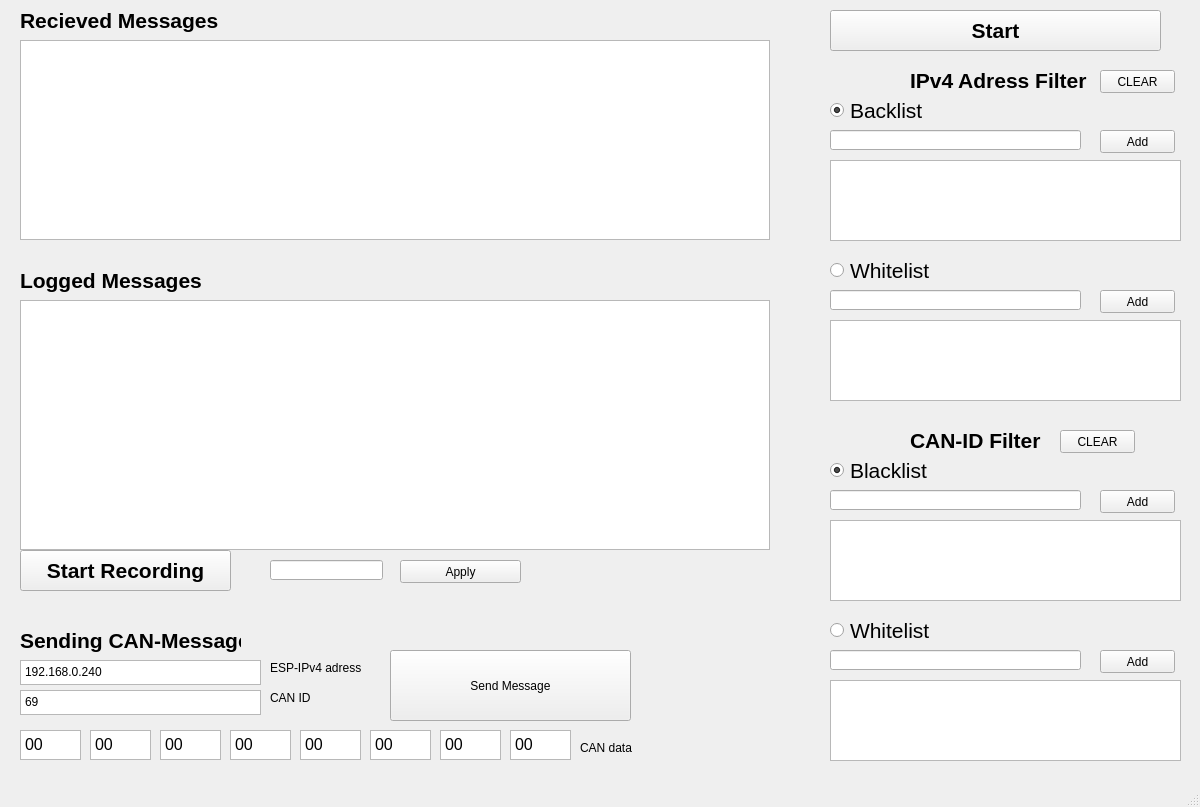
<?xml version="1.0" encoding="UTF-8"?>
<ui version="4.0">
 <class>MainWindow</class>
 <widget class="QMainWindow" name="MainWindow">
  <property name="geometry">
   <rect>
    <x>0</x>
    <y>0</y>
    <width>1200</width>
    <height>807</height>
   </rect>
  </property>
  <property name="windowTitle">
   <string>MainWindow</string>
  </property>
  <widget class="QWidget" name="centralwidget">
   <widget class="QPushButton" name="pushButton_add_IPv4_blacklist">
    <property name="geometry">
     <rect>
      <x>1100</x>
      <y>130</y>
      <width>75</width>
      <height>23</height>
     </rect>
    </property>
    <property name="text">
     <string>Add</string>
    </property>
   </widget>
   <widget class="QLineEdit" name="lineEdit_add_IPv4_blacklist">
    <property name="geometry">
     <rect>
      <x>830</x>
      <y>130</y>
      <width>251</width>
      <height>20</height>
     </rect>
    </property>
   </widget>
   <widget class="QRadioButton" name="radioButton_enable_IPv4_blacklist">
    <property name="enabled">
     <bool>true</bool>
    </property>
    <property name="geometry">
     <rect>
      <x>830</x>
      <y>90</y>
      <width>201</width>
      <height>41</height>
     </rect>
    </property>
    <property name="font">
     <font>
      <pointsize>16</pointsize>
     </font>
    </property>
    <property name="text">
     <string>Backlist</string>
    </property>
    <property name="checked">
     <bool>true</bool>
    </property>
    <attribute name="buttonGroup">
     <string notr="true">buttonGroup_IPv4</string>
    </attribute>
   </widget>
   <widget class="QRadioButton" name="radioButton_enable_IPv4_whitelist">
    <property name="enabled">
     <bool>true</bool>
    </property>
    <property name="geometry">
     <rect>
      <x>830</x>
      <y>250</y>
      <width>201</width>
      <height>41</height>
     </rect>
    </property>
    <property name="font">
     <font>
      <pointsize>16</pointsize>
     </font>
    </property>
    <property name="text">
     <string>Whitelist</string>
    </property>
    <attribute name="buttonGroup">
     <string notr="true">buttonGroup_IPv4</string>
    </attribute>
   </widget>
   <widget class="QPushButton" name="pushButton_add_IPv4_whitelist">
    <property name="geometry">
     <rect>
      <x>1100</x>
      <y>290</y>
      <width>75</width>
      <height>23</height>
     </rect>
    </property>
    <property name="text">
     <string>Add</string>
    </property>
   </widget>
   <widget class="QLineEdit" name="lineEdit_add_IPv4_whitelist">
    <property name="geometry">
     <rect>
      <x>830</x>
      <y>290</y>
      <width>251</width>
      <height>20</height>
     </rect>
    </property>
   </widget>
   <widget class="QLabel" name="label">
    <property name="geometry">
     <rect>
      <x>910</x>
      <y>60</y>
      <width>201</width>
      <height>41</height>
     </rect>
    </property>
    <property name="font">
     <font>
      <pointsize>16</pointsize>
      <weight>75</weight>
      <bold>true</bold>
     </font>
    </property>
    <property name="text">
     <string>IPv4 Adress Filter</string>
    </property>
   </widget>
   <widget class="QRadioButton" name="radioButton_3">
    <property name="geometry">
     <rect>
      <x>830</x>
      <y>450</y>
      <width>201</width>
      <height>41</height>
     </rect>
    </property>
    <property name="font">
     <font>
      <pointsize>16</pointsize>
     </font>
    </property>
    <property name="text">
     <string>Blacklist</string>
    </property>
    <property name="checked">
     <bool>true</bool>
    </property>
    <attribute name="buttonGroup">
     <string notr="true">buttonGroup_canID</string>
    </attribute>
   </widget>
   <widget class="QPushButton" name="pushButton_3">
    <property name="geometry">
     <rect>
      <x>1100</x>
      <y>490</y>
      <width>75</width>
      <height>23</height>
     </rect>
    </property>
    <property name="text">
     <string>Add</string>
    </property>
   </widget>
   <widget class="QLineEdit" name="lineEdit_3">
    <property name="geometry">
     <rect>
      <x>830</x>
      <y>650</y>
      <width>251</width>
      <height>20</height>
     </rect>
    </property>
   </widget>
   <widget class="QLineEdit" name="lineEdit_4">
    <property name="geometry">
     <rect>
      <x>830</x>
      <y>490</y>
      <width>251</width>
      <height>20</height>
     </rect>
    </property>
   </widget>
   <widget class="QRadioButton" name="radioButton_4">
    <property name="enabled">
     <bool>true</bool>
    </property>
    <property name="geometry">
     <rect>
      <x>830</x>
      <y>610</y>
      <width>201</width>
      <height>41</height>
     </rect>
    </property>
    <property name="font">
     <font>
      <pointsize>16</pointsize>
     </font>
    </property>
    <property name="text">
     <string>Whitelist</string>
    </property>
    <property name="checked">
     <bool>false</bool>
    </property>
    <attribute name="buttonGroup">
     <string notr="true">buttonGroup_canID</string>
    </attribute>
   </widget>
   <widget class="QLabel" name="label_2">
    <property name="geometry">
     <rect>
      <x>910</x>
      <y>420</y>
      <width>201</width>
      <height>41</height>
     </rect>
    </property>
    <property name="font">
     <font>
      <pointsize>16</pointsize>
      <weight>75</weight>
      <bold>true</bold>
     </font>
    </property>
    <property name="text">
     <string>CAN-ID Filter</string>
    </property>
   </widget>
   <widget class="QPushButton" name="pushButton_4">
    <property name="geometry">
     <rect>
      <x>1100</x>
      <y>650</y>
      <width>75</width>
      <height>23</height>
     </rect>
    </property>
    <property name="text">
     <string>Add</string>
    </property>
   </widget>
   <widget class="QLabel" name="label_3">
    <property name="geometry">
     <rect>
      <x>20</x>
      <y>0</y>
      <width>201</width>
      <height>41</height>
     </rect>
    </property>
    <property name="font">
     <font>
      <pointsize>16</pointsize>
      <weight>75</weight>
      <bold>true</bold>
     </font>
    </property>
    <property name="text">
     <string>Recieved Messages</string>
    </property>
   </widget>
   <widget class="QLabel" name="label_4">
    <property name="geometry">
     <rect>
      <x>20</x>
      <y>260</y>
      <width>221</width>
      <height>41</height>
     </rect>
    </property>
    <property name="font">
     <font>
      <pointsize>16</pointsize>
      <weight>75</weight>
      <bold>true</bold>
     </font>
    </property>
    <property name="text">
     <string>Logged Messages</string>
    </property>
   </widget>
   <widget class="QPushButton" name="pushButton_start_stop">
    <property name="geometry">
     <rect>
      <x>830</x>
      <y>10</y>
      <width>331</width>
      <height>41</height>
     </rect>
    </property>
    <property name="font">
     <font>
      <pointsize>16</pointsize>
      <weight>75</weight>
      <bold>true</bold>
     </font>
    </property>
    <property name="text">
     <string>Start</string>
    </property>
   </widget>
   <widget class="QPushButton" name="pushButton_start_recording">
    <property name="geometry">
     <rect>
      <x>20</x>
      <y>550</y>
      <width>211</width>
      <height>41</height>
     </rect>
    </property>
    <property name="font">
     <font>
      <pointsize>16</pointsize>
      <weight>75</weight>
      <bold>true</bold>
     </font>
    </property>
    <property name="text">
     <string>Start Recording</string>
    </property>
   </widget>
   <widget class="QLineEdit" name="lineEdit_max_log_msg">
    <property name="geometry">
     <rect>
      <x>270</x>
      <y>560</y>
      <width>113</width>
      <height>20</height>
     </rect>
    </property>
    <property name="text">
     <string/>
    </property>
   </widget>
   <widget class="QPushButton" name="pushButton_update_max_log_msg">
    <property name="geometry">
     <rect>
      <x>400</x>
      <y>560</y>
      <width>121</width>
      <height>23</height>
     </rect>
    </property>
    <property name="text">
     <string>Apply</string>
    </property>
   </widget>
   <widget class="QTextBrowser" name="textBrowser_rec_msg">
    <property name="geometry">
     <rect>
      <x>20</x>
      <y>40</y>
      <width>750</width>
      <height>200</height>
     </rect>
    </property>
   </widget>
   <widget class="QTextBrowser" name="textBrowser_log_msg">
    <property name="geometry">
     <rect>
      <x>20</x>
      <y>300</y>
      <width>750</width>
      <height>250</height>
     </rect>
    </property>
   </widget>
   <widget class="QTextBrowser" name="textBrowser_IPv4_blacklist">
    <property name="geometry">
     <rect>
      <x>830</x>
      <y>160</y>
      <width>351</width>
      <height>81</height>
     </rect>
    </property>
   </widget>
   <widget class="QTextBrowser" name="textBrowser_IPv4_whitelist">
    <property name="geometry">
     <rect>
      <x>830</x>
      <y>320</y>
      <width>351</width>
      <height>81</height>
     </rect>
    </property>
   </widget>
   <widget class="QTextBrowser" name="textBrowser_canID_blacklist">
    <property name="geometry">
     <rect>
      <x>830</x>
      <y>520</y>
      <width>351</width>
      <height>81</height>
     </rect>
    </property>
   </widget>
   <widget class="QTextBrowser" name="textBrowser_canID_whitelist">
    <property name="geometry">
     <rect>
      <x>830</x>
      <y>680</y>
      <width>351</width>
      <height>81</height>
     </rect>
    </property>
   </widget>
   <widget class="QLabel" name="label_5">
    <property name="geometry">
     <rect>
      <x>20</x>
      <y>620</y>
      <width>221</width>
      <height>41</height>
     </rect>
    </property>
    <property name="font">
     <font>
      <pointsize>16</pointsize>
      <weight>75</weight>
      <bold>true</bold>
     </font>
    </property>
    <property name="text">
     <string>Sending CAN-Message</string>
    </property>
   </widget>
   <widget class="QPlainTextEdit" name="plainTextEdit">
    <property name="geometry">
     <rect>
      <x>20</x>
      <y>660</y>
      <width>241</width>
      <height>25</height>
     </rect>
    </property>
    <property name="toolTip">
     <string extracomment="Bsp.&quot;192.168.0.240&quot;"/>
    </property>
    <property name="plainText">
     <string>192.168.0.240</string>
    </property>
   </widget>
   <widget class="QPlainTextEdit" name="plainTextEdit_2">
    <property name="geometry">
     <rect>
      <x>20</x>
      <y>690</y>
      <width>241</width>
      <height>25</height>
     </rect>
    </property>
    <property name="plainText">
     <string>69</string>
    </property>
   </widget>
   <widget class="QPlainTextEdit" name="plainTextEdit_3">
    <property name="geometry">
     <rect>
      <x>20</x>
      <y>730</y>
      <width>61</width>
      <height>30</height>
     </rect>
    </property>
    <property name="font">
     <font>
      <pointsize>12</pointsize>
     </font>
    </property>
    <property name="plainText">
     <string>00</string>
    </property>
   </widget>
   <widget class="QLabel" name="label_6">
    <property name="geometry">
     <rect>
      <x>270</x>
      <y>660</y>
      <width>91</width>
      <height>16</height>
     </rect>
    </property>
    <property name="text">
     <string>ESP-IPv4 adress</string>
    </property>
   </widget>
   <widget class="QLabel" name="label_7">
    <property name="geometry">
     <rect>
      <x>270</x>
      <y>690</y>
      <width>91</width>
      <height>16</height>
     </rect>
    </property>
    <property name="text">
     <string>CAN ID</string>
    </property>
   </widget>
   <widget class="QLabel" name="label_8">
    <property name="geometry">
     <rect>
      <x>580</x>
      <y>740</y>
      <width>91</width>
      <height>16</height>
     </rect>
    </property>
    <property name="text">
     <string>CAN data</string>
    </property>
   </widget>
   <widget class="QPlainTextEdit" name="plainTextEdit_4">
    <property name="geometry">
     <rect>
      <x>90</x>
      <y>730</y>
      <width>61</width>
      <height>30</height>
     </rect>
    </property>
    <property name="font">
     <font>
      <pointsize>12</pointsize>
     </font>
    </property>
    <property name="plainText">
     <string>00</string>
    </property>
   </widget>
   <widget class="QPlainTextEdit" name="plainTextEdit_5">
    <property name="geometry">
     <rect>
      <x>160</x>
      <y>730</y>
      <width>61</width>
      <height>30</height>
     </rect>
    </property>
    <property name="font">
     <font>
      <pointsize>12</pointsize>
     </font>
    </property>
    <property name="plainText">
     <string>00</string>
    </property>
   </widget>
   <widget class="QPlainTextEdit" name="plainTextEdit_6">
    <property name="geometry">
     <rect>
      <x>230</x>
      <y>730</y>
      <width>61</width>
      <height>30</height>
     </rect>
    </property>
    <property name="font">
     <font>
      <pointsize>12</pointsize>
     </font>
    </property>
    <property name="plainText">
     <string>00</string>
    </property>
   </widget>
   <widget class="QPlainTextEdit" name="plainTextEdit_7">
    <property name="geometry">
     <rect>
      <x>300</x>
      <y>730</y>
      <width>61</width>
      <height>30</height>
     </rect>
    </property>
    <property name="font">
     <font>
      <pointsize>12</pointsize>
     </font>
    </property>
    <property name="plainText">
     <string>00</string>
    </property>
   </widget>
   <widget class="QPlainTextEdit" name="plainTextEdit_8">
    <property name="geometry">
     <rect>
      <x>370</x>
      <y>730</y>
      <width>61</width>
      <height>30</height>
     </rect>
    </property>
    <property name="font">
     <font>
      <pointsize>12</pointsize>
     </font>
    </property>
    <property name="plainText">
     <string>00</string>
    </property>
   </widget>
   <widget class="QPlainTextEdit" name="plainTextEdit_9">
    <property name="geometry">
     <rect>
      <x>440</x>
      <y>730</y>
      <width>61</width>
      <height>30</height>
     </rect>
    </property>
    <property name="font">
     <font>
      <pointsize>12</pointsize>
     </font>
    </property>
    <property name="plainText">
     <string>00</string>
    </property>
   </widget>
   <widget class="QPlainTextEdit" name="plainTextEdit_10">
    <property name="geometry">
     <rect>
      <x>510</x>
      <y>730</y>
      <width>61</width>
      <height>30</height>
     </rect>
    </property>
    <property name="font">
     <font>
      <pointsize>12</pointsize>
     </font>
    </property>
    <property name="plainText">
     <string>00</string>
    </property>
   </widget>
   <widget class="QPushButton" name="pushButton">
    <property name="geometry">
     <rect>
      <x>390</x>
      <y>650</y>
      <width>241</width>
      <height>71</height>
     </rect>
    </property>
    <property name="text">
     <string>Send Message</string>
    </property>
   </widget>
   <widget class="QPushButton" name="pushButton_5">
    <property name="geometry">
     <rect>
      <x>1060</x>
      <y>430</y>
      <width>75</width>
      <height>23</height>
     </rect>
    </property>
    <property name="text">
     <string>CLEAR</string>
    </property>
   </widget>
   <widget class="QPushButton" name="pushButton_clear_IPv4_filter">
    <property name="geometry">
     <rect>
      <x>1100</x>
      <y>70</y>
      <width>75</width>
      <height>23</height>
     </rect>
    </property>
    <property name="text">
     <string>CLEAR</string>
    </property>
   </widget>
  </widget>
  <widget class="QMenuBar" name="menubar">
   <property name="geometry">
    <rect>
     <x>0</x>
     <y>0</y>
     <width>1200</width>
     <height>21</height>
    </rect>
   </property>
  </widget>
  <widget class="QStatusBar" name="statusbar"/>
 </widget>
 <resources/>
 <connections/>
 <buttongroups>
  <buttongroup name="buttonGroup_IPv4"/>
  <buttongroup name="buttonGroup_canID"/>
 </buttongroups>
</ui>
